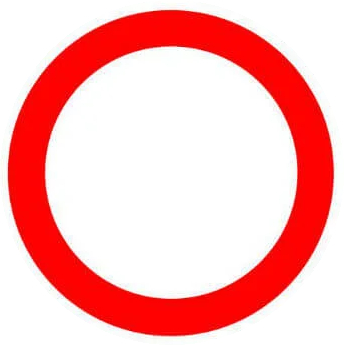
#> input picture data/road-signs/movement-prohibition.jpg, 344 x 345 px, given in place of the camera
$ python step-1-contours-on-video-frame.py
#> lines starting #> are read from the running program, lines starting #| are printed output that depends on the picture; after the words box and inside, x2 and y2 are one past the last pixel; in counts of white or black regions, pixels touching at a corner belong together
import cv2

ranges = {'min_h1': [98, 180], 'max_h1': [108, 180], 'min_h2': [118,180], 'max_h2': [165, 180]}


def setHandlerToTrackbar(name):
    def handler(x):
        global ranges
        ranges[name][0] = x
        # print(ranges)
    return handler

# Функция-обработчик состояния трекбара (не делает ничего):
def doNothing (x):
    pass


cap = cv2.VideoCapture(0)

cv2.namedWindow('result')

for name in ranges:
    cv2.createTrackbar(name, 'result', 0, ranges[name][1], setHandlerToTrackbar(name))


cv2.createTrackbar('min_s', 'result', 0, 255, doNothing)
cv2.createTrackbar('max_s', 'result', 0, 255, doNothing)

cv2.createTrackbar('min_v', 'result', 0, 255, doNothing)
cv2.createTrackbar('max_v', 'result', 0, 255, doNothing)


for name, value in ranges.items():
    cv2.setTrackbarPos(name, 'result', value[0])


cv2.setTrackbarPos('min_s', 'result', 110)
cv2.setTrackbarPos('max_s', 'result', 255)

cv2.setTrackbarPos('min_v', 'result', 150)
cv2.setTrackbarPos('max_v', 'result', 255)

while True:
    ret, frame = cap.read()
#> frame is the input picture: shape (345, 344, 3); mean B, G, R 182.9, 183.3, 252.4
    frameCopy = frame.copy()

    frame_hsv = cv2.cvtColor(frame, cv2.COLOR_BGR2HSV)
#> frame_hsv: shape (345, 344, 3); mean H, S, V 13.3, 72.1, 252.8
    # Размываем HSV-картинку с матрицей размытия 5*5
    frame_hsv = cv2.blur(frame_hsv, (5,5))
#> frame_hsv: shape (345, 344, 3); mean H, S, V 13.3, 72.1, 252.8


    # [5 lines of commented-out code are left out]

    min_s = cv2.getTrackbarPos('min_s', 'result')
    max_s = cv2.getTrackbarPos('max_s', 'result')

    min_v = cv2.getTrackbarPos('min_v', 'result')
    max_v = cv2.getTrackbarPos('max_v', 'result')

    mask1 = cv2.inRange(frame_hsv, (ranges['min_h1'][0], min_s, min_v), (ranges['max_h1'][0], max_s, max_v))
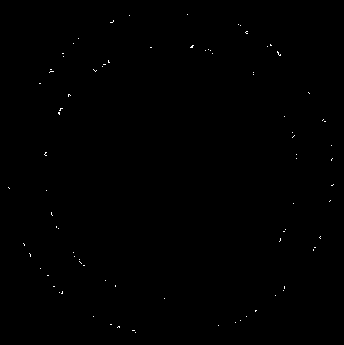
#> mask1: shape (345, 344); 0.16% white in thin lines or dots, all inside (x1, y1, x2, y2) = (8, 14, 334, 333)
    mask2 = cv2.inRange(frame_hsv, (ranges['min_h2'][0], min_s, min_v), (ranges['max_h2'][0], max_s, max_v))
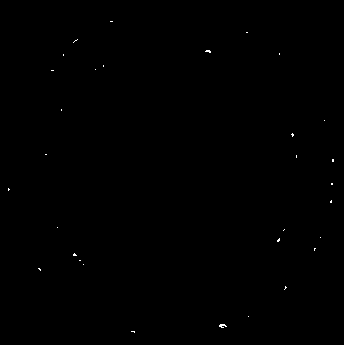
#> mask2: shape (345, 344); 0.11% white in thin lines or dots, all inside (x1, y1, x2, y2) = (8, 21, 334, 333)
    mask = cv2.bitwise_or(mask1, mask2)
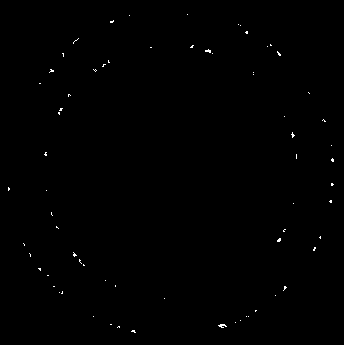
#> mask: shape (345, 344); 0.27% white in thin lines or dots, all inside (x1, y1, x2, y2) = (8, 14, 334, 333)


    # Избавляемся от мелких объектов.
    # Уменньшаем контуры белых объектов: если в рамках матрицы есть "не белый" пиксель, то все становится черным.
    matrix = (30,30)
    maskEr = cv2.erode(mask, matrix, iterations=2)
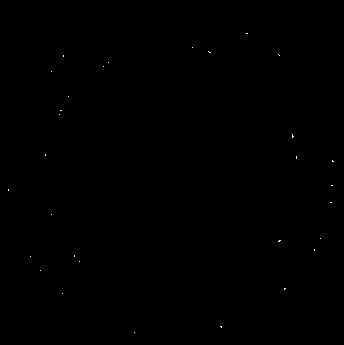
#> maskEr: shape (345, 344); 0.05% white in thin lines or dots, all inside (x1, y1, x2, y2) = (8, 33, 334, 333)
    # Обратная функции erode: если есть белый пиксель, весь контур становится белым.
    maskDi = cv2.dilate(maskEr, matrix, iterations=4)
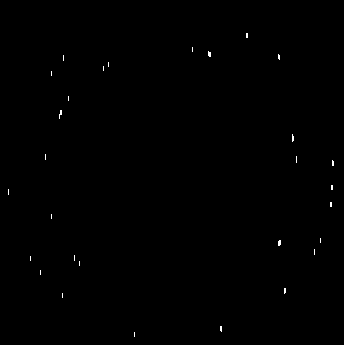
#> maskDi: shape (345, 344); 0.19% white in thin lines or dots, all inside (x1, y1, x2, y2) = (8, 33, 334, 337)
    # Избавились.

    result = cv2.bitwise_and(frame, frame, mask=maskDi)

    # Ищем контуры
    contours = cv2.findContours(maskDi, cv2.RETR_TREE, cv2.CHAIN_APPROX_NONE)
#> contours = 29 contours, all with area under 20
    # Сами структуры контуров хранятся в начальном элементе возвращаемого значения:
    contours = contours[0]

    # Их, кстати, может и не быть:
    if contours:
        # Сортируем по убыванию площади контура — хотим один самый большой:
        contours = sorted(contours, key=cv2.contourArea, reverse=True)

        # Третий аргумент — это индекс контура, который мы хотим вывести. Мы хотим самый большой.
        # Вывести все можно, передав -1 вместо 0:
        cv2.drawContours(result, contours, 0, (255, 0, 0), 1)
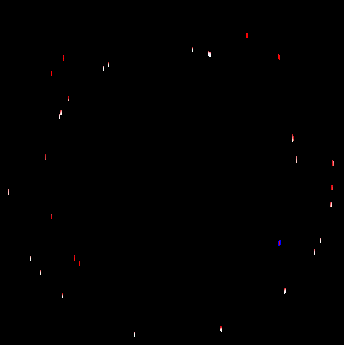
#> result: shape (345, 344, 3); mean B, G, R 0.2, 0.2, 0.4

        # Получаем прямоугольник, обрамляющий наш контур:
        (x, y, w, h) = cv2.boundingRect(contours[0])
#> x = 278; y = 240; w = 3; h = 6

        # И выводим его:
        cv2.rectangle(result, (x, y), (x+w, y+h), (0, 255, 0), 1)
#> result: shape (345, 344, 3); 0.02% of pixels changed, all inside (x1, y1, x2, y2) = (278, 240, 282, 247)


        # Аналогично строим минимальную описанную вокруг наибольшего контура окружность:
        (x1, y1), radius = cv2.minEnclosingCircle(contours[0])
#> x1 = 279; y1 = 242.5; radius = 2.69
        center = (int(x1), int(y1))
#> center = (279, 242)
        radius = int(radius)
#> radius = 2
        cv2.circle(result, center, radius, (0, 255, 0), 1)
#> result: shape (345, 344, 3); mean B, G, R 0.2, 0.3, 0.4

        #Получаем детектируемый знак:
        roImg = frameCopy[y:y+h, x:x+w]
        cv2.imshow('roImg', roImg)


    cv2.imshow('maskDi', maskDi)
    cv2.imshow('result', result)

    if cv2.waitKey(1) == 27:
#> (key Esc is pressed here)
        break

cap.release()
cv2.destroyAllWindows()
